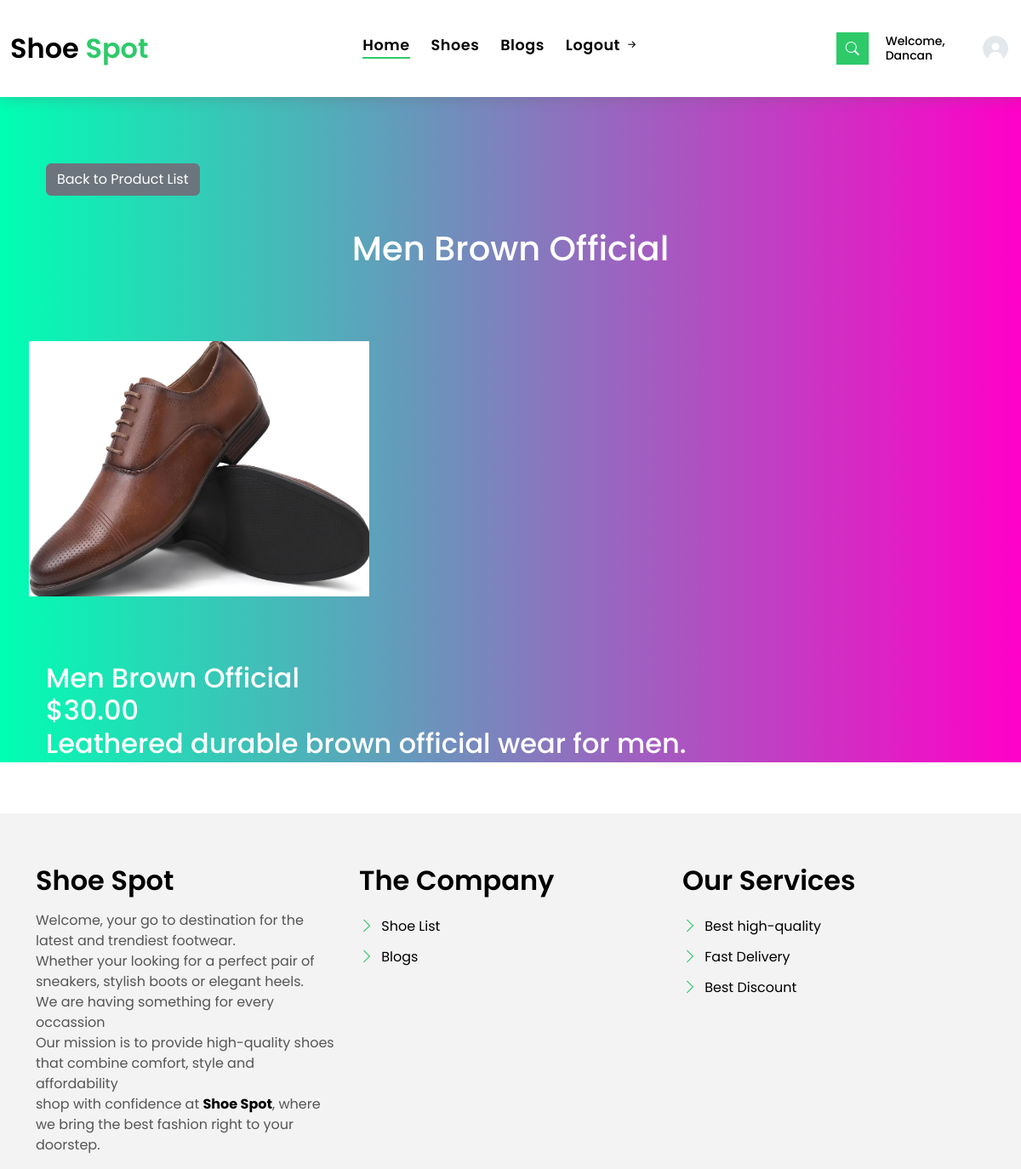
Screenshot of /shoe/men-brown-official/3d/ (signed in) with the database file from the repository.
### accounts/models.py (models this page shows, shortened)
class User(AbstractUser):
    email = models.EmailField(unique=True)
    phone_number = models.CharField(max_length=15,null=True,blank=True)
    REQUIRED_FIELDS = ["email", "phone_number"]
    class Meta:
        db_table = "accounts"

### products/models.py (models this page shows, shortened)
class AbstractBaseModel(models.Model):
    created_at = models.DateTimeField(auto_now_add=True)
    updated_at = models.DateTimeField(auto_now=True)
    class Meta:
        abstract = True

class Shoe(AbstractBaseModel):
    name = models.CharField(max_length=50)
    slug = models.SlugField(max_length=50, editable=False, unique=True, blank=True)
    description = models.TextField()
    price = models.DecimalField(max_digits=10, decimal_places=2)
    category = models.ForeignKey(ShoeCategory, on_delete=models.CASCADE, related_name="shoes")
    is_featured = models.BooleanField(default=False)

class ShoeImage(AbstractBaseModel):
    class AngleChoices(models.TextChoices):
        FRONT = "front", "Front"
        BACK = "back", "Back"
        DETAIL = "detail", "Deatil"
        UNSPECIFIED = "unspecified", "Unspecified"
    shoe_attribute = models.ForeignKey(ShoeAttribute, on_delete=models.CASCADE, related_name="images")
    image = models.ImageField(upload_to="shoe_images/")
    is_primary = models.BooleanField(default=False)
    angle = models.CharField(max_length =50, choices=AngleChoices.choices, default=AngleChoices.UNSPECIFIED)
    class Meta:
        ordering = ["angle"]

### products/views.py (the view)
# urls.py: path('shoe/<slug:slug>/3d/', shoe_3d_view, name='shoe-3d-view'),
@login_required(login_url="login-view")
def shoe_3d_view(request, slug):
    shoe = get_object_or_404(Shoe, slug=slug)
    shoe_images = ShoeImage.objects.filter(shoe_attribute__shoe=shoe)
    return render(request, 'products/shoe-3d.html', {
        'shoe': shoe,
        'shoe_images': shoe_images,
    })

### templates/products/shoe-3d.html (shortened to what this page needs)
{% extends "main.html" %}
{% load static%}
{% block content %}
<br><br><br><br>
<div class="carousel-item-b swiper-slide" style="background-image: linear-gradient(to left, rgba(255,0,200), rgb(0, 255, 179));">
    <div class="card-box-a card-">
          <div class="card-header-a">
            <h2 class="card-title-a">
              <div class="container mt-5">
                <div class="row">
                    <section class="property-grid grid">
                        <div class="container mt-5">
                    <div class="row">
                        <div class="col-12">
                            <a href="{% url 'products:shoe-list' %}" class="btn btn-secondary btn-back">Back to Product List</a><br><br>
                        </div>
                    </div>
                    <div class="row">
                        <div class="col-12">
                            <div class="viewer-container" id="shoeViewer">
                                <h1 class="text-center text-white">{{ shoe.name }}</h1><br><br>
                                <div class="row">
                                    <div class="col-md-6">
                                        {% for shoe in  shoe_images %}
                                            <img class="img-center" style="width: 400px; height: 300px; margin-left: -20px;" src="{{ shoe.image.url }}" class="img-fluid" alt="{{ shoe.name }}">
                                            <br><br><br>
                                        {% endfor %}
                                </div>
                            </div>
                        </div>
                    </div>
                    <div class="row shoe-info">
                        <div class="col-12">
                            <div class="shoe-name">{{ shoe.name }}</div>
                            <div class="shoe-price">${{ shoe.price }}</div>
                            <div class="shoe-description">{{ shoe.description }}</div>
                        </div>
                    </div>
                </section>
                </div>
            </div>
          </div>
        </div>
      </div>
          {% endblock %}

### templates/main.html (shortened to what this page needs)
{% load static %}
<!DOCTYPE html>
<html lang="en">
<head>
  <link href="{% static 'assets/vendor/animate.css/animate.min.css' %}" rel="stylesheet">
  <link href="{% static 'assets/vendor/bootstrap/css/bootstrap.min.css' %}" rel="stylesheet">
  <link href="{% static 'assets/vendor/bootstrap-icons/bootstrap-icons.css' %}" rel="stylesheet">
  <link href="{% static 'assets/vendor/swiper/swiper-bundle.min.css' %}" rel="stylesheet">
  <link href="{% static 'assets/css/style.css' %}" rel="stylesheet">
</head>
<body>
    <nav class="navbar navbar-default navbar-trans navbar-expand-lg fixed-top">
      <div class="container">
        <a class="navbar-brand text-brand" href="{% url 'home-view' %}">Shoe<span class="color-b"> Spot</span></a>
        <div class="navbar-collapse collapse justify-content-center" id="navbarDefault">
          <ul class="navbar-nav">
            <li class="nav-item">
              <a class="nav-link active" href="{% url 'home-view' %}">Home</a>
            </li>
            <li class="nav-item">
              <a class="nav-link " href="{% url 'products:shoe-list' %}">Shoes</a>
            </li>
            <li class="nav-item">
              <a class="nav-link " href="{% url 'blog:blog-list'%}">Blogs</a>
            </li>
            <li class="nav-item">
              <a class="nav-link " href="{% url 'logout-view' %}">Logout <i class="bi bi-arrow-right-short"></i></a>
            </li>
          </ul>
        </div>
        <button type="button" class="btn btn-b-n navbar-toggle-box navbar-toggle-box-collapse" data-bs-toggle="collapse" data-bs-target="#navbarTogglerDemo01">
          <i class="bi bi-search"></i>
        </button>
      </div>
      <div style="display: flex; align-items: center;">
        <a href="{% url 'user-profile' %}"><h5 style="font-size: 14px;" class="m-2">Welcome, {{ user.username }}</h5></a>
        <a href="{% url 'user-profile' %}"><img src="{% static 'assets/img/profile_pic.jpg' %}" alt="User Image" style="width: 40px; height: 40px; border-radius: 50%; margin-right: 10px;">
        </a></div>
    </nav>
    {% block content %}{% endblock content %}
    <section class="section-footer">
        <div class="container">
          <div class="row">
            <div class="col-sm-12 col-md-4">
              <div class="widget-a">
                <div class="w-header-a">
                  <h3 class="w-title-a text-brand">Shoe Spot</h3>
                </div>
                <div class="w-body-a">
                  <p class="w-text-a color-text-a">
                  Welcome, your go to destination for the latest and trendiest footwear.<br>
                   Whether your looking for a perfect pair of sneakers, stylish boots or elegant heels.<br>
                   We are having something for every occassion<br>
                   Our mission is to provide high-quality shoes that combine comfort, style and affordability<br>
                   shop with confidence at <a href="{% url 'home-view' %}"><strong>Shoe Spot</strong></a>, where we bring the best fashion right to your doorstep.
                  </p>
                </div>
              </div>
            </div>
            <div class="col-sm-12 col-md-4 section-md-t3">
              <div class="widget-a">
                <div class="w-header-a">
                  <h3 class="w-title-a text-brand">The Company</h3>
                </div>
                <div class="w-body-a">
                  <div class="w-body-a">
                    <ul class="list-unstyled">
                      <li class="item-list-a">
                        <i class="bi bi-chevron-right"></i> <a href="#">Shoe List</a>
                      </li>
                      <li class="item-list-a">
                        <i class="bi bi-chevron-right"></i> <a href="#">Blogs</a>
                      </li>
                    </ul>
                  </div>
                </div>
              </div>
            </div>
            <div class="col-sm-12 col-md-4 section-md-t3">
              <div class="widget-a">
                <div class="w-header-a">
                  <h3 class="w-title-a text-brand">Our Services</h3>
                </div>
                <div class="w-body-a">
                  <ul class="list-unstyled">
                    <li class="item-list-a">
                      <i class="bi bi-chevron-right"></i> <a href="#">Best high-quality</a>
                    </li>
                    <li class="item-list-a">
                      <i class="bi bi-chevron-right"></i> <a href="#">Fast Delivery</a>
                    </li>
                    <li class="item-list-a">
                      <i class="bi bi-chevron-right"></i> <a href="#">Best Discount</a>
                    </li>
                  </ul>
                </div>
              </div>
            </div>
          </div>
        </div>
      </section>
</body>
</html>

### static/assets/css/style.css (style rules this page uses)
body { font-family: "Poppins", sans-serif; color: #555555; }
h1, h2, h3, h4, h5, h6 { color: #000000; }
a { color: #000000; text-decoration: none; transition: all 0.5s ease; }
.text-brand { color: #000000; font-size: 2rem; font-weight: 600; }
.color-b { color: #2eca6a; }
.color-text-a { text-decoration: none; color: #555555; }
.btn { transition: 0.5s ease; }
.btn.btn-b-n { background-color: #2eca6a; color: #ffffff; border-radius: 0; }
.navbar-toggle-box { display: inline-flex; align-items: center; justify-content: center; line-height: 0; padding: 10px; }
.navbar-toggle-box i { line-height: 0; }
.navbar-default { transition: all 0.5s ease-in-out; background-color: #ffffff; padding-top: 28px; padding-bottom: 28px; -webkit-backface-visibility: hidden; backface-visibility: hidden; box-shadow: 1px 2px 15px rgba(100, 100, 100, 0.3); }
.navbar-default.navbar-trans, .navbar-default.navbar-reduce { -webkit-backface-visibility: hidden; backface-visibility: hidden; }
.navbar-default.navbar-trans .nav-item, .navbar-default.navbar-reduce .nav-item { position: relative; padding-right: 10px; padding-bottom: 8px; margin-left: 0; }
@media (min-width: 768px) { .navbar-default.navbar-trans .nav-item, .navbar-default.navbar-reduce .nav-item { margin-left: 15px; } }
.navbar-default.navbar-trans .nav-link, .navbar-default.navbar-reduce .nav-link { font-size: 1.1rem; color: #000000; font-weight: 600; letter-spacing: 0.03em; transition: all 0.1s ease-in-out; position: relative; padding-left: 0; padding-right: 0; }
.navbar-default.navbar-trans .nav-link:before, .navbar-default.navbar-reduce .nav-link:before { content: ""; position: absolute; bottom: 5px; left: 0; width: 100%; height: 2px; z-index: 0; background-color: #2eca6a; transform: scaleX(0); transform-origin: right; transition: transform 0.2s ease-out, opacity 0.2s ease-out 0.3s; }
.navbar-default.navbar-trans .show>.nav-link:before, .navbar-default.navbar-trans .active>.nav-link:before, .navbar-default.navbar-trans .nav-link.show:before, .navbar-default.navbar-trans .nav-link.active:before, .navbar-default.navbar-reduce .show>.nav-link:before, .navbar-default.navbar-reduce .active>.nav-link:before, .navbar-default.navbar-reduce .nav-link.show:before, .navbar-default.navbar-reduce .nav-link.active:before { transform: scaleX(1); }
.navbar-default.navbar-trans .nav-link:before { background-color: #2eca6a; }
.navbar-default.navbar-trans .show>.nav-link, .navbar-default.navbar-trans .active>.nav-link, .navbar-default.navbar-trans .nav-link.show, .navbar-default.navbar-trans .nav-link.active { color: #000000; }
.card-box-a, .card-box-b, .card-box-d { position: relative; overflow: hidden; -webkit-backface-visibility: hidden; backface-visibility: hidden; }
.card-header-a { padding: 0 1rem; }
.card-header-a .card-title-a { color: #ffffff; margin-bottom: 0; padding-bottom: 0.7rem; }
@media (min-width: 768px) { .card-header-a .card-title-a { font-size: 1.3rem; } }
@media (min-width: 992px) { .card-header-a .card-title-a { font-size: 2rem; } }
.card-header-a .card-title-a a { color: #ffffff; text-decoration: none; }
.section-footer { padding-top: 60px; margin-top: 60px; background: #f3f3f3; }
.section-footer ul { line-height: 2; }
.section-footer .item-list-a i { font-size: 18px; padding-right: 4px; color: #2eca6a; }
.section-footer .widget-a .w-title-a { margin-bottom: 1rem; }

### rows the page displays
User: username "Dancan"
Shoe: name "Men Brown Official", price "30.00", description "Leathered durable brown official wear for men."
ShoeImage: image (picture)
